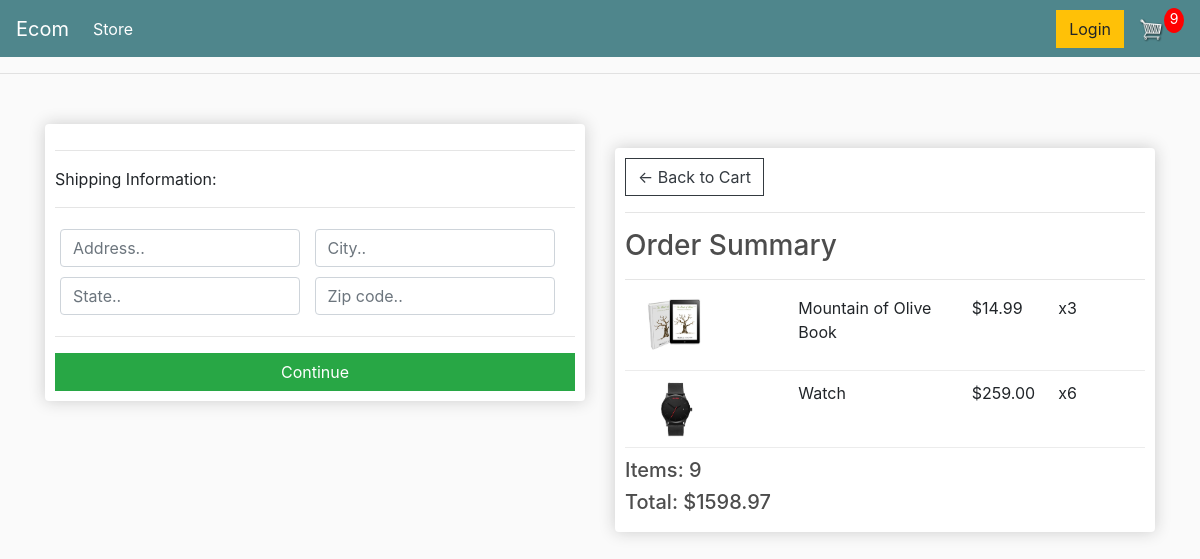
Before: /checkout/ (signed in) with the older database file.
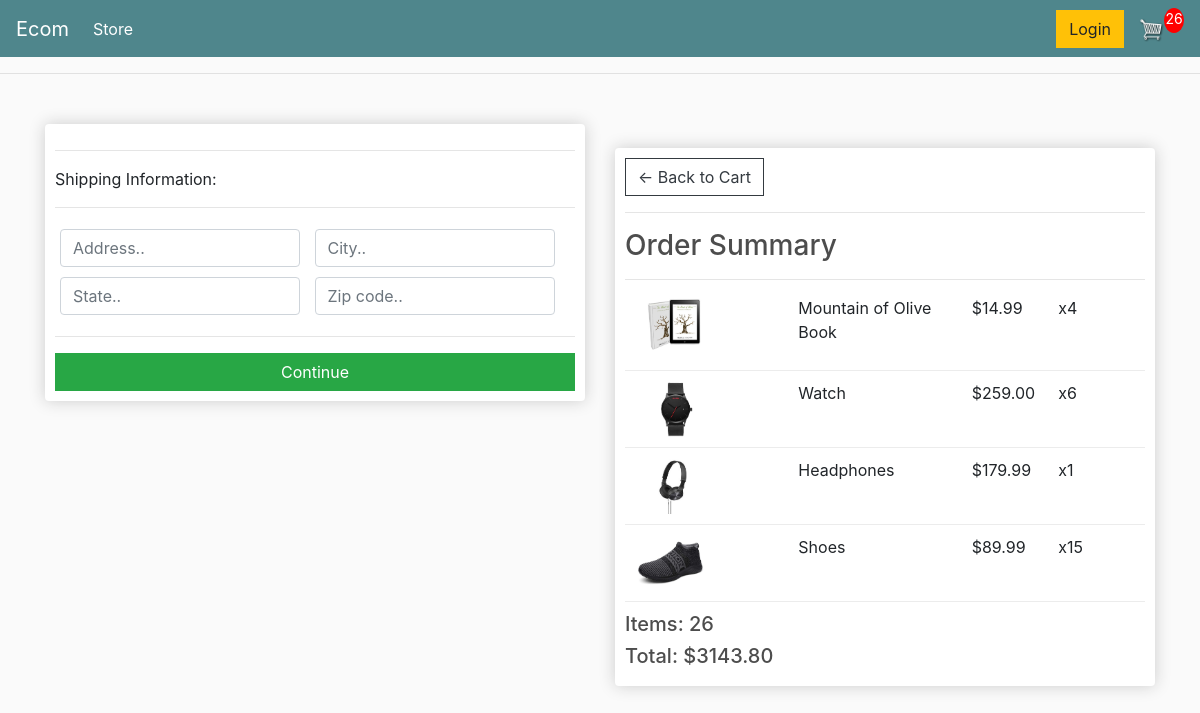
After: the same page with the newer database file.
### store/models.py (models this page shows, shortened)
class OrderItem(models.Model):
    product = models.ForeignKey(Product,on_delete=models.SET_NULL,null=True)
    order = models.ForeignKey(Order,on_delete=models.SET_NULL,null=True)
    quantity = models.IntegerField(default=0,null=True,blank=True)
    date_added = models.DateTimeField(auto_now_add=True)
    @property
    def get_total(self):
        total = self.product.price * self.quantity
        return total

class Product(models.Model):
    name = models.CharField(max_length=200,null=True)
    price = models.DecimalField(max_digits=7,decimal_places=2)
    digital = models.BooleanField(default=False,null=True,blank=False)
    image = models.ImageField(null=True)

class Order(models.Model):
    customer = models.ForeignKey(Customer,on_delete=models.SET_NULL,blank=True,null=True)
    date_ordered = models.DateTimeField(auto_now_add=True)
    complete = models.BooleanField(default=False,null=True,blank=False)
    transaction_id = models.CharField(max_length=200,null=True)
    @property
    def get_cart_total(self):
        orderitems = self.orderitem_set.all()
        total = sum([item.get_total for item in orderitems])
        return total
    @property
    def shipping(self):
        shipping = False
        orderitems = self.orderitem_set.all()
        for i in orderitems:
            if i.product.digital == False:
                shipping = True
        return shipping
    @property
    def get_cart_items(self):
        orderitems = self.orderitem_set.all()
        total = sum([item.quantity for item in orderitems])
        return total

### store/views.py (the view)
# urls.py: path('checkout/', views.checkout, name="checkout"),
def checkout(request):
     if request.user.is_authenticated:
        customer = request.user.customer
        order,created = Order.objects.get_or_create(customer=customer,complete=False)
        items = order.orderitem_set.all()
        cartItems = order.get_cart_items
     else:
          items = []
          order = {'get_cart_total':0,'get_cart_items':0,'shipping':False}
          cartItems = order['get_cart_items']
     context = {'items':items,'order':order,"cartItems":cartItems}
     return render(request, 'store/checkout.html', context)

### store/templates/store/checkout.html (shortened to what this page needs)
{% extends 'store/main.html' %}
{% load static %}
{% block content %}
<div class="row">
	<div class="col-lg-6">
		<div class="box-element" id="form-wrapper">
            <form id="form">
                <div id="shipping-info">
                    <hr>
                    <p>Shipping Information:</p>
                    <hr>
                    <div class="form-field">
                        <input class="form-control" type="text" name="address" placeholder="Address..">
                    </div>
                    <div class="form-field">
                        <input class="form-control" type="text" name="city" placeholder="City..">
                    </div>
                    <div class="form-field">
                        <input class="form-control" type="text" name="state" placeholder="State..">
                    </div>
                    <div class="form-field">
                        <input class="form-control" type="text" name="zipcode" placeholder="Zip code..">
                    </div>
                </div>
                <hr>
                <input id="form-button" class="btn btn-success btn-block" type="submit" value="Continue">
            </form>
		</div>
<br>
	</div>
	<div class="col-lg-6">
<br>
<div class="box-element">
	<a  class="btn btn-outline-dark" href="{% url 'cart' %}">&#x2190; Back to Cart</a>
	<hr>
	<h3>Order Summary</h3>
    <hr>
    {% for item in items %}
	<div class="cart-row">
		<div style="flex:2"><img class="row-image" src="{{item.product.image.url}}"></div>
		<div style="flex:2"><p>{{item.product.name}}</p></div>
		<div style="flex:1"><p>${{item.product.price|floatformat:2}}</p></div>
		<div style="flex:1"><p>x{{item.quantity}}</p></div>
    </div>
    {% endfor %}
	<h5>Items:   {{order.get_cart_items}}</h5>
	<h5>Total:   ${{order.get_cart_total|floatformat:2}}</h5>
</div>
	</div>
</div>
{% endblock content %}

Changed rows visible on the page:
changed OrderItem "Mountain of Olive Book": quantity "3" → "4"
added OrderItem: product.image (picture), product.name "Headphones", product.price "179.99", quantity "1"
added OrderItem: product.image (picture), product.name "Shoes", product.price "89.99", quantity "15"
changed through a linked row, Order: get_cart_items "9" → "26"; get_cart_total "1598.97" → "3143.80"
Other visible differences:
{{ cartItems }}: "9" → "26"
